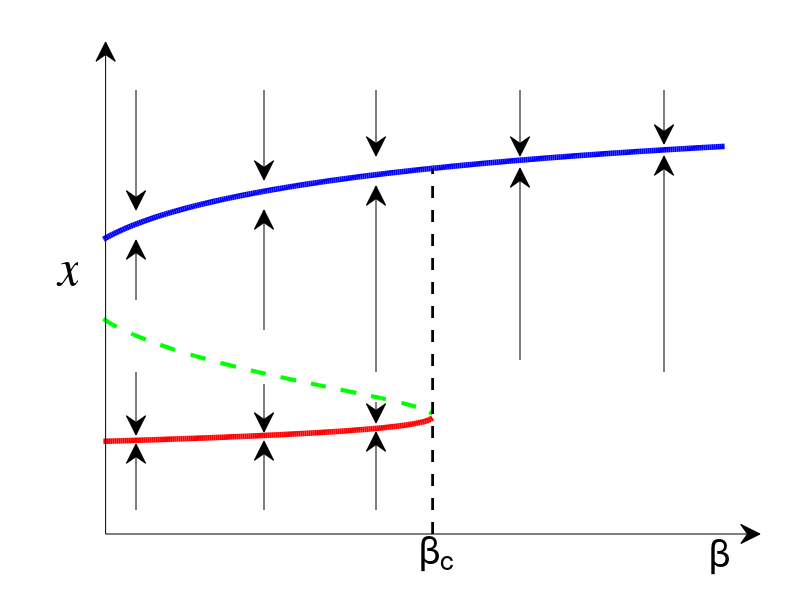

Write MATLAB code to recreate this figure.
function Figure1_a
%   Figure1_main Plots all the Figures 1 a in our paper "Universal
%   resilience patterns in complex networks".
%
%  
%   NuRsEv2.0
%   $Id: Figure1_main.m Created at 2018-2-26 11:35:29 $
%   by Jianxi Gao, RPI, Troy, NY
%   Copyright (c) 2012-2018 by Center for Complex Network Research (CCNR)

beta = 1.01:0.01:10;
load M_x

figure1 = figure('color',[1 1 1]);
yy1 = [x(2,1:283),x(3,284:459)];
yy2 = [x(5,284:459),x(2,460:end)];
plot(beta(1:459),yy1,'-r','LineWidth',4);hold on
plot(beta([284:10:450,451:2:459]),x(4,[284:10:450,451:2:459]),'--g','LineWidth',3);hold on
plot(beta(284:end),yy2,'-b','LineWidth',4);hold on
plot([beta(459),beta(459)],[-0.2,x(5,458)],'--k','LineWidth',2)
ylim([-0.2,1.1])
xlim([4,7])

annotation(figure1,'arrow',[0.17 0.17],[0.15 0.26]);
annotation(figure1,'arrow',[0.33 0.33],[0.15 0.265]);
annotation(figure1,'arrow',[0.47 0.47],[0.15 0.28]);

annotation(figure1,'arrow',[0.17 0.17],[0.38 0.275]);
annotation(figure1,'arrow',[0.33 0.33],[0.36 0.28]);
annotation(figure1,'arrow',[0.47 0.47],[0.33 0.295]);

annotation(figure1,'arrow',[0.17 0.17],[0.5 0.6]);
annotation(figure1,'arrow',[0.33 0.33],[0.45 0.65]);
annotation(figure1,'arrow',[0.47 0.47],[0.38 0.69]);


annotation(figure1,'arrow',[0.17 0.17],[0.85 0.65]);
annotation(figure1,'arrow',[0.33 0.33],[0.85 0.7]);
annotation(figure1,'arrow',[0.47 0.47],[0.85 0.74]);



annotation(figure1,'arrow',[0.65 0.65],[0.85 0.74]);
annotation(figure1,'arrow',[0.83 0.83],[0.85 0.76]);

annotation(figure1,'arrow',[0.65 0.65],[0.40 0.72]);
annotation(figure1,'arrow',[0.83 0.83],[0.38 0.74]);

axis off
annotation('arrow',[0.132 0.132],[0.11 0.93],'LineStyle','-','color',[0 0 0]);
annotation('arrow',[0.132 0.95],[0.11 0.11],'LineStyle','-','color',[0 0 0]);

annotation(figure1,'textbox',...
    [0.52392857142857 0.0580952380952403 0.04 0.0399999999999999],...
    'String','\beta_c',...
    'FontSize',28,...
    'FitBoxToText','off',...
    'EdgeColor',[1 1 1]);

annotation(figure1,'textbox',...
    [0.886428571428569 0.0533333333333356 0.04 0.0399999999999999],...
    'String','\beta',...
    'FontSize',28,...
    'FitBoxToText','off',...
    'EdgeColor',[1 1 1]);

annotation(figure1,'textbox',...
    [0.0703571428571428 0.520476190476191 0.05 0.05],'String',{'x'},...
    'FontSize',36,...
    'FontName','Times',...
    'FontAngle','italic',...
    'FitBoxToText','off',...
    'EdgeColor',[1 1 1]);


